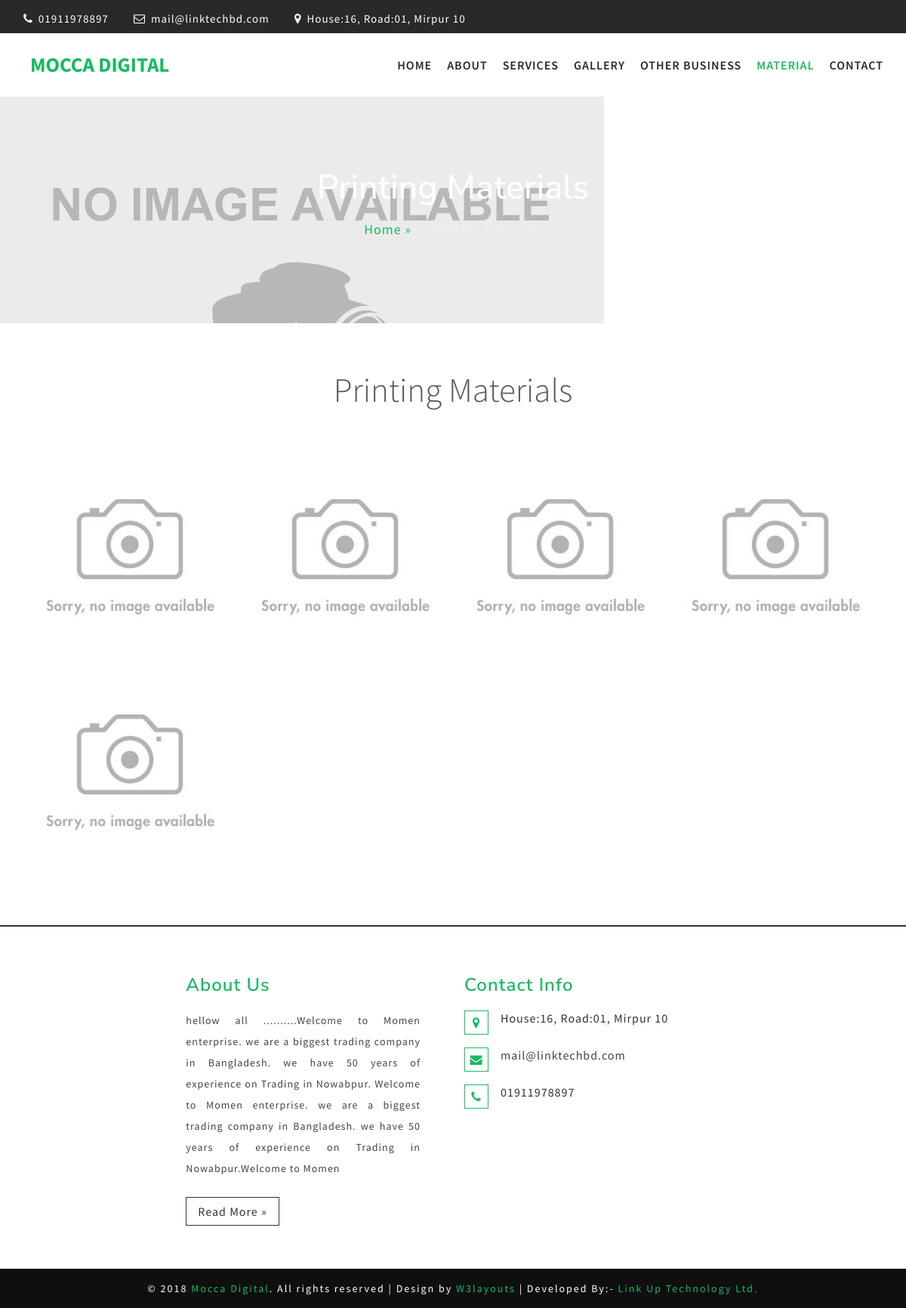
The page /materials on the database its author committed.
### tables this page shows
CREATE TABLE `template` (
  `id` int(20) UNSIGNED NOT NULL,
  `field_name` varchar(250) NOT NULL,
  `value` text
);

CREATE TABLE `materials` (
  `id` int(20) UNSIGNED NOT NULL,
  `material_name` varchar(250) NOT NULL,
  `image` text
);

### application/controllers/FrontEnd.php (called while the page is built, shortened)
<?php
class FrontEnd extends CI_Controller {
	public function __construct()
	{
		$vars['phone'] 		= $this->Page_model->get_phone_info();
		$vars['email'] 		= $this->Page_model->get_email_info();
		$vars['logo'] 		= $this->Template_model->get_logo();
		$vars['address'] 	= $this->Page_model->get_address_info();
		$vars['about_us'] 	= $this->Page_model->get_about_us_info();
		$vars['banner']		= $this->Slider_model->get_banner_data();
		$this->load->vars( $vars);
	}
	public function materials_page()
	{
		$data['title']		= 'Printing Materials';
		$data['page_path'] 	= 'frontEnd/material/material_page';
		$data['materials'] 	= $this->Material_model->get_all_material_data();
		$this->load->view('frontEnd/master', $data);
	}
}

### index.php (called while the page is built, shortened)
<?php
require_once BASEPATH.'core/CodeIgniter.php';

### application/models/Page_model.php (called while the page is built, shortened)
<?php
Class Page_model extends CI_Model{
	public function get_about_us_info()
	{
		$result = $this->db->where('field_name', 'about_us')->get('template')->row();
		if($result): return $result;  else: return FALSE; endif;
	}
	public function get_address_info()
	{
		$result = $this->db->where('field_name', 'address')->get('template')->row();
		if($result): return $result;  else: return FALSE; endif;
	}
	public function get_phone_info()
	{
		$result = $this->db->where('field_name', 'phone')->get('template')->row();
		if($result): return $result;  else: return FALSE; endif;
	}
	public function get_email_info()
	{
		$result = $this->db->where('field_name', 'email')->get('template')->row();
		if($result): return $result;  else: return FALSE; endif;
	}
}

### application/models/Material_model.php (called while the page is built, shortened)
<?php
class Material_model extends CI_Model
{
	public function get_all_material_data()
	{
		$result = $this->db->order_by('id', 'desc')->get('materials')->result();
		if($result): return $result; else: return FALSE; endif;
	}
}

### application/views/frontEnd/material/material_page.php (the view, shortened to what this page needs)
<?php
	$banner_image = base_url().$banner->image;
	if(!@getimagesize($banner_image)){
		$banner_image = base_url().'libs/upload_pic/no-image-banner.png';
	}
?>
<div class="banner" style="background: url(<?= $banner_image; ?>) no-repeat!important; " >
	<h2>Printing Materials</h2>
	<p><a href="<?= base_url(); ?>">Home »</a> Printing Materials</p>
</div>
	<div class="portfolio w3layouts agileits" id="portfolio">
		<div class="container">
			<h3 class="heading">Printing Materials</h3>
			<?php if($materials && isset($materials)):   ?>
			<ul class="portfolio-area">
				<?php foreach($materials as $material): ?>
				<li class="portfolio-item2" >
					<div>
						<span class="image-block img-hover">
							<?php
								$image = base_url().$material->image;
								if(!@getimagesize($image)){ $image = base_url().'libs/upload_pic/no_image_small.jpg'; }
							?>
							<a class="example-image-link" href="<?php echo $image; ?>" data-lightbox="example-set" data-title="<?php echo ucfirst($material->material_name); ?>">
								<figure>
									<img src="<?php echo $image; ?>" class="img-responsive w3layouts agileits" alt="<?php echo ucfirst($material->material_name); ?> ">
								</figure>
							</a>
						</span>
					</div>
				</li>
				<?php endforeach; ?>
			</ul>
			<?php endif; ?>
		</div>
	</div>

### application/views/frontEnd/master.php (shortened to what this page needs)
<!DOCTYPE html>
<html>
<?php $this->load->view('frontEnd/includes/header_css_js');?>
<body>
<div class="header">
	<div class="agileits_top_menu">
		<div class="container">
			<div class="w3l_header_left">
				<ul>
					<li><i class="fa fa-phone" aria-hidden="true"></i> <?php if($phone && isset($phone)){echo $phone->value; }?></li>
					<li><i class="fa fa-envelope-o" aria-hidden="true"></i> <a href="mailto:<?php if($email && isset($email)){echo $email->value; }?>"><?php if($email && isset($email)){echo $email->value; }?></a></li>
					<li><i class="fa fa-map-marker" aria-hidden="true"></i> <?php if($address && isset($address)){echo $address->value; }?></li>
				</ul>
			</div>
			<div class="clearfix"> </div>
		</div>
	</div>
	<div class="content white agile-info">
		<nav class="navbar navbar-default" role="navigation">
			<div class="container">
				<div class="navbar-header">
					<a class="navbar-brand" href="<?= base_url(); ?>" style="">
						<h1 style="">Mocca Digital</h1>
					</a>
				</div>
				<div class="collapse navbar-collapse" id="bs-example-navbar-collapse-1">
					<nav>
						<ul class="nav navbar-nav">
							<li class="<?= ($this->uri->uri_string()== '')?'active': ' ' ?>"><a href="<?= base_url();?>">Home</a></li>
							<li class="<?= ($this->uri->uri_string()== 'about_us')?'active': ' ' ?>"><a href="<?= base_url('about_us');?>">About</a></li>
							<li class="<?= ($this->uri->uri_string()== 'services')?'active': ' ' ?>"><a href="<?= base_url('services');?>">Services</a></li>
							<li class="<?= ($this->uri->uri_string()== 'gallary')?'active': ' ' ?>"><a href="<?= base_url('gallary'); ?>">Gallery</a></li>
							<li class="<?= ($this->uri->uri_string()== 'other_business')?'active': ' ' ?>"><a href="<?= base_url('other_business'); ?>">Other Business</a></li>
							<li class="<?= ($this->uri->uri_string()== 'materials')?'active': ' ' ?>"><a href="<?= base_url('materials'); ?>">Material</a></li>
							<li class="<?= ($this->uri->uri_string()== 'contact_us')?'active': ' ' ?>"><a href="<?= base_url('contact_us');?>">Contact</a></li>
						</ul>
					</nav>
				</div>
			</div>
		</nav>
	</div>
</div>
<?php if($page_path && isset($page_path)){ $this->load->view($page_path);}?>
<div class="footer_top_agileits" style="border-top: 2px solid;">
	<div class="container-fluid">
		<div class="col-md-4 col-md-offset-2 footer_grid">
			<h3>About Us</h3>
			<p style="text-align: justify;"><?php if($about_us && isset($about_us)){ if(strlen($about_us->value) <= 300 ){ echo substr($about_us->value, 5, strlen($about_us->value)-5 ); } else{ echo substr($about_us->value, 5, 300); }  }?></p>
			<div class="read">
				<a href="<?= base_url('about_us'); ?>">Read more »</a>
			</div>
		</div>
		<div class="col-md-4 footer_grid">
			<h3>Contact Info</h3>
			<ul class="address">
				<li><i class="fa fa-map-marker" aria-hidden="true"></i><?php if($address && isset($address)){echo $address->value; }?></li>
				<li><i class="fa fa-envelope" aria-hidden="true"></i><a href="mailto:<?php if($email && isset($email)){echo $email->value; }?>"><?php if($email && isset($email)){echo $email->value; }?></a></li>
				<li><i class="fa fa-phone" aria-hidden="true"></i><?php if($phone && isset($phone)){echo $phone->value; }?></li>
			</ul>
		</div>
		<div class="clearfix"> </div>
	</div>
</div>
<div class="footer_w3ls">
	<div class="container">
		<div class="footer_bottom1">
			<p>© <?= date('Y');?> <a href="<?= base_url();?>">Mocca Digital</a>. All rights reserved | Design by <a href="http://w3layouts.com">W3layouts</a> | Developed By:- <a rel="nofollow" href="http://linktechbd.com/">Link Up Technology Ltd.</a> </p>
		</div>
	</div>
</div>
</body>
</html>

### rows shown on the page
template: value "01911978897"
template: value "mail@linktechbd.com"
template: value "House:16, Road:01, Mirpur 10"
template: value "hellow all ..........Welcome to Momen enterprise. we are a biggest trading company in Bangladesh. we have 50 years of experience on Trading in Nowabpur. Welcome to Momen enterprise. we are a biggest trading company in Bangladesh. we have 50 years of experience on Trading in Nowabpur.Welcome to Momen"
